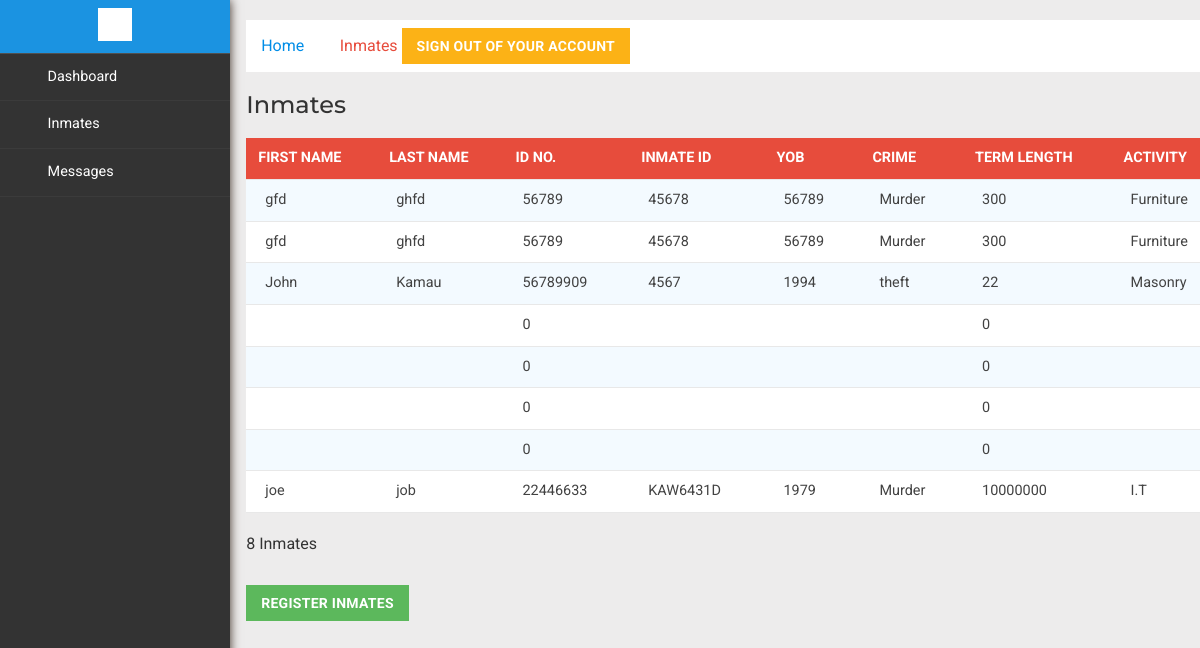
The app's page /admin/inmates.php, older data.
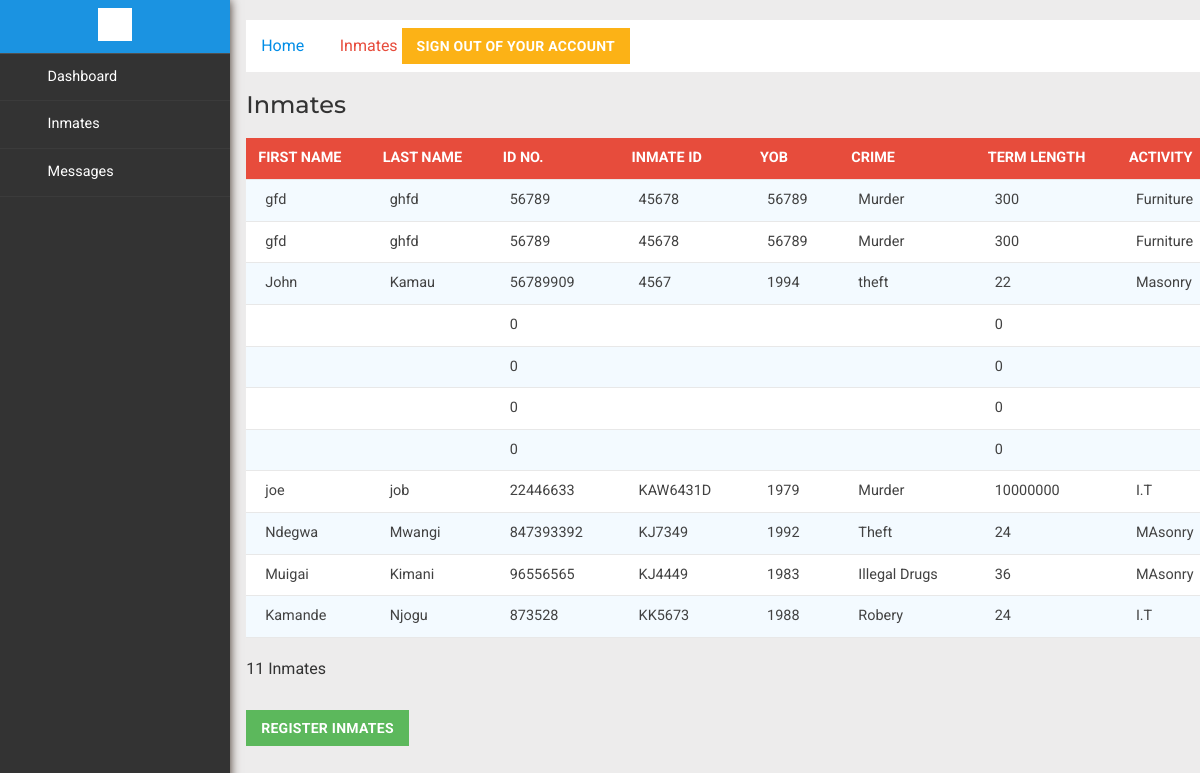
The same page, newer data.
### tables this page shows
CREATE TABLE `writers` (
  `id` int(11) NOT NULL,
  `username` varchar(255) NOT NULL,
  `password` varchar(255) NOT NULL,
  `fname` varchar(255) NOT NULL,
  `lname` varchar(255) NOT NULL,
  `idnumber` int(255) NOT NULL,
  `inmateid` varchar(255) NOT NULL,
  `yob` varchar(255) NOT NULL,
  `crime` varchar(255) NOT NULL,
  `termlength` int(255) NOT NULL,
  `releasedate` date NOT NULL,
  `activity` varchar(255) NOT NULL,
  `status` varchar(255) NOT NULL DEFAULT 'Active'
);

### admin/inmates.php (the view, shortened to what this page needs)
<!DOCTYPE HTML>
<html>
<head>
<link href="css/bootstrap.min.css" rel='stylesheet' type='text/css' />
<link href="css/style.css" rel='stylesheet' type='text/css' />
<link rel="stylesheet" href="css/morris.css" type="text/css"/>
<link href="css/font-awesome.css" rel="stylesheet">
<link rel="stylesheet" type="text/css" href="css/table-style.css" />
<link rel="stylesheet" type="text/css" href="css/basictable.css" />
<link rel="stylesheet" href="css/icon-font.min.css" type='text/css' />
</head>
<body>
   <div class="page-container">
<div class="left-content">
	   <div class="mother-grid-inner">
<ol class="breadcrumb">
                <li class="breadcrumb-item"><a href="index.html">Home</a><i class="fa fa-angle-right"></i>Inmates</li>
                <a href="logout.php" class="btn btn-danger">Sign Out of Your Account</a>
            </ol>
<div class="agile-grids">
				  <h3>Inmates</h3>
				 <table id="table-max-height" class="max-height" style="overflow-y: auto;">
					<thead>
					  <tr>
					  	<th>First Name</th>
						<th>Last Name</th>
						<th>ID No.</th>
						<th>Inmate ID</th>
						<th>YOB</th>
						<th>Crime</th>
						<th>Term Length</th>
						<th>Activity</th>
					  </tr>
					</thead>
					<tbody>
					  	<?php
					  	$conn = mysqli_connect('localhost','root','','writers') or die(mysql_error());
                  $query = mysqli_query($conn,"SELECT * FROM writers WHERE status= 'active' ") or die(mysqli_error($conn));
                  while ($row=mysqli_fetch_assoc($query)) {
                      $fname = $row['fname'];
                      $lname = $row['lname'];
                      $idnumber = $row['idnumber'];
                      $inmateid = $row['inmateid'];
                      $yob = $row['yob'];
                      $crime = $row['crime'];
                      $termlength = $row['termlength'];
                      $activity = $row['activity'];
                ?> <tr>
						<td><?php echo "$fname";?></td>
						<td><?php echo "$lname";?></td>
						<td><?php echo "$idnumber";?></td>
						<td><?php echo "$inmateid";?></td>
						<td><?php echo "$yob";?></td>
						<td><?php echo "$crime";?></td>
						<td><?php echo "$termlength";?></td>
						<td> <?php echo "$activity";?> </td></tr>
					<?php }
					?>
					</tbody>
				  </table>
				</div>
			</div>
			<div style="margin-top: 2%">
				<?php
					  	$conn = mysqli_connect('localhost','root','','writers') or die(mysql_error());
                  $s = "SELECT * FROM writers";
                  $result =$conn->query($s);
                  $count = $result->num_rows;
                  echo $count. " Inmates";
                  ?>
			</div>
			<div style="margin-top: 3%">
				<a href="../Writer Signup/signup.php" class="btn btn-success" style="margin-bottom: 2%">Register Inmates</a>
			</div>
</div>
</div>
				<div class="sidebar-menu">
					<header class="logo1">
						<a href="#" class="sidebar-icon"> <span class="fa fa-bars"></span> </a>
					</header>
                           <div class="menu">
									<ul id="menu" >
										<li><a href="index.php"><i class="fa fa-tachometer"></i> <span>Dashboard</span><div class="clearfix"></div></a></li>
									<li><a href="inmates.php"><i class="fa fa-table"></i>  <span>Inmates</span><div class="clearfix"></div></a></li>
									<li><a href="messages.php"><i class="fa fa-envelope"></i>  <span>Messages</span><div class="clearfix"></div></a></li>
								  </ul>
								</div>
							  </div>
</body>
</html>

### admin/css/table-style.css (style rules this page uses)
table { background: white; border-collapse: collapse; margin: 1.25em 0 0; width: 100%; }
table tr, table th, table td { border: none; border-bottom: 1px solid #e8e8e8; font-size: .95em; }
table th, table td { padding: 10px 12px; text-align: left; }
table th { background: #e74c3c; color: #fff; text-transform: uppercase; }
table tr td { background: #f3faff; color: #424242; }
table tr:nth-of-type(2n+2) td { background: #ffffff; }
table { width: 100%; }

Row changes from the older to the newer data that the page shows:
added writers: fname "Ndegwa", lname "Mwangi", idnumber "847393392", inmateid "KJ7349", yob "1992", crime "Theft", termlength "24", activity "MAsonry"
added writers: fname "Muigai", lname "Kimani", idnumber "96556565", inmateid "KJ4449", yob "1983", crime "Illegal Drugs", termlength "36", activity "MAsonry"
added writers: fname "Kamande", lname "Njogu", idnumber "873528", inmateid "KK5673", yob "1988", crime "Robery", termlength "24", activity "I.T"
Text that changed along with them:
$count: "8" → "11"
